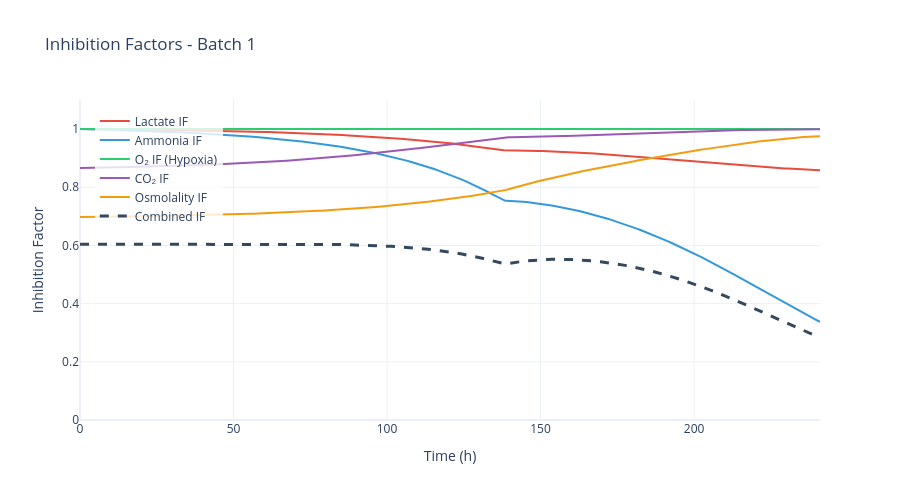

Notebook code cell kept with this figure:
### Code cell
# Inhibition factors (lactate, ammonia, O2, osmolality)
fig = data.plot_inhibition_factors(batch_number=BATCH_NUMBER)
fig.show()

### Figure 1 — Plotly figure (JSON) as saved in the notebook; plotly's stock layout.template omitted (floating-point values rounded to 4 significant figures; data arrays with more than 128 entries replaced by an {"elided": "..."} marker saying what was removed)
{"data": [{"line": {"color": "#E74C3C", "width": 2}, "mode": "lines", "name": "Lactate IF", "type": "scatter", "x": {"elided": "275 float values"}, "y": {"elided": "275 float values"}}, {"line": {"color": "#3498DB", "width": 2}, "mode": "lines", "name": "Ammonia IF", "type": "scatter", "x": {"elided": "275 float values"}, "y": {"elided": "275 float values"}}, {"line": {"color": "#2ECC71", "width": 2}, "mode": "lines", "name": "O₂ IF (Hypoxia)", "type": "scatter", "x": {"elided": "275 float values"}, "y": {"elided": "275 float values"}}, {"line": {"color": "#9B59B6", "width": 2}, "mode": "lines", "name": "CO₂ IF", "type": "scatter", "x": {"elided": "275 float values"}, "y": {"elided": "275 float values"}}, {"line": {"color": "#F39C12", "width": 2}, "mode": "lines", "name": "Osmolality IF", "type": "scatter", "x": {"elided": "275 float values"}, "y": {"elided": "275 float values"}}, {"line": {"color": "#34495E", "dash": "dash", "width": 3}, "mode": "lines", "name": "Combined IF", "type": "scatter", "x": {"elided": "275 float values"}, "y": {"elided": "275 float values"}}], "layout": {"height": 500, "hovermode": "x unified", "legend": {"bgcolor": "rgba(255,255,255,0.8)", "x": 0.02, "y": 0.98}, "title": {"text": "Inhibition Factors - Batch 1"}, "width": 900, "xaxis": {"title": {"text": "Time (h)"}}, "yaxis": {"range": [0, 1.1], "title": {"text": "Inhibition Factor"}}}}
